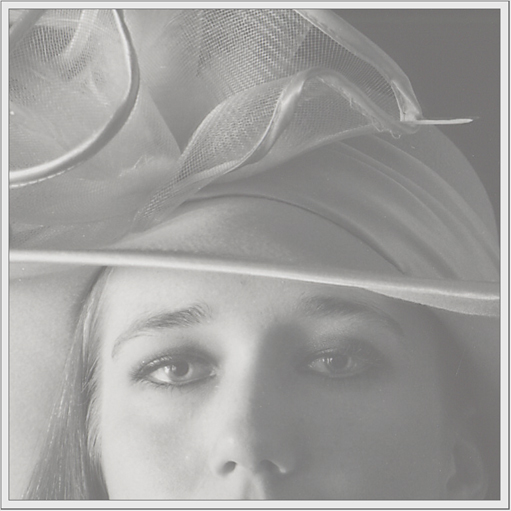
#> input picture images/img1.jpg, 511 x 511 px, found by its file name
$ python histogram_equalization.py
#> lines starting #> are read from the running program, lines starting #| are printed output that depends on the picture
### Source/histogram.py
import numpy as np
def histogram(img):
    height = img.shape[0]
    width = img.shape[1]

    hist = np.zeros((256))

    for i in np.arange(height):
        for j in np.arange(width):
            a = img.item(i, j)
            hist[a] += 1

    return hist

### Source/cumulative_histogram.py
import numpy as np


def cumulative_histogram(hist):
    cum_hist = hist.copy()

    for i in np.arange(1, 256):
        cum_hist[i] = cum_hist[i - 1] + cum_hist[i]
    return cum_hist

### Source/histogram_equalization.py
import numpy as np
import cv2
import math
import histogram as h
import cumulative_histogram as ch

img = cv2.imread('images/img1.jpg', cv2.IMREAD_GRAYSCALE)
#> img: shape (511, 511); min 94, max 251, mean 159.8

height = img.shape[0]
#> height = 511
width = img.shape[1]
#> width = 511
pixels = width * height
#> pixels = 261121

hist = h.histogram(img)
#> after the loop in histogram, `for i in np.arange(height):`: hist = 256 values, max 8797 at index 232, min 0 at index 0, mean 1020
cum_hist = ch.cumulative_histogram(hist)
#> in cumulative_histogram, `cum_hist = hist.copy()`: cum_hist has the same summary as hist in histogram
#> after the loop in cumulative_histogram, `for i in np.arange(1, 256):`: cum_hist = 256 values from 0 to 261121
#> cum_hist = 256 values from 0 to 261121

for i in np.arange(height):
    for j in np.arange(width):
        a = img.item(i,j)
        b = math.floor(cum_hist[a] * 255.0 / pixels)
        img.itemset((i,j), b)
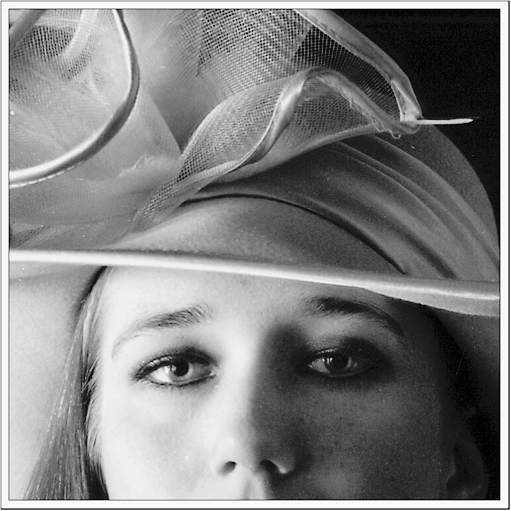
#> img: shape (511, 511); min 0, max 255, mean 128.6

cv2.imshow('images/image_histogram_equalization',img)
cv2.waitKey(0)
cv2.destroyAllWindows()

$ run again, with images/canhdong.jpg copied over images/img1.jpg
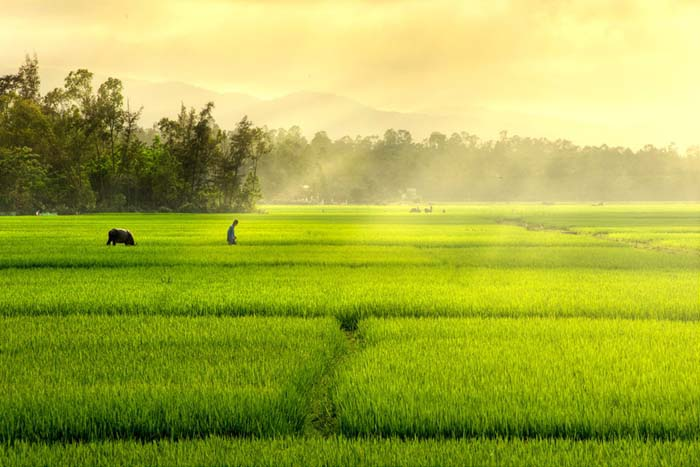
#> input picture images/canhdong.jpg, 700 x 467 px, found by its file name
#> `img = cv2.imread('images/img1.jpg', cv2.IMREAD_GRAYSCALE)`:
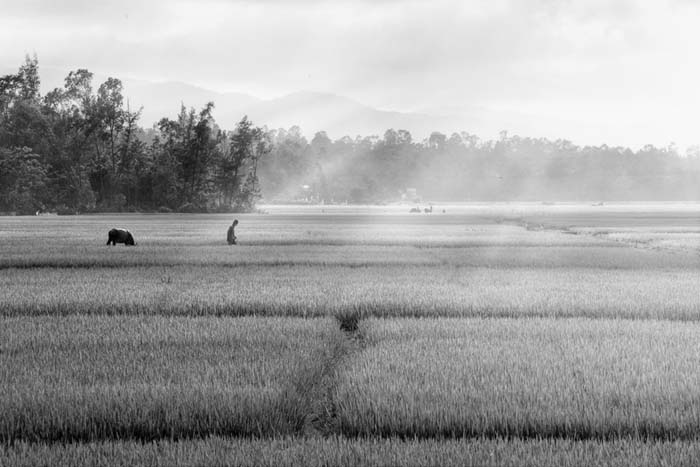
#> img: shape (467, 700); min 0, max 255, mean 160.9
#> after the loop in histogram, `for i in np.arange(height):`: hist = 256 values, max 5742 at index 230, min 0 at index 254, mean 1277
#> in cumulative_histogram, `cum_hist = hist.copy()`: cum_hist has the same summary as hist in histogram
#> after the loop in cumulative_histogram, `for i in np.arange(1, 256):`: cum_hist = 256 values from 62 to 326900
#> after the loop `for i in np.arange(height):`:
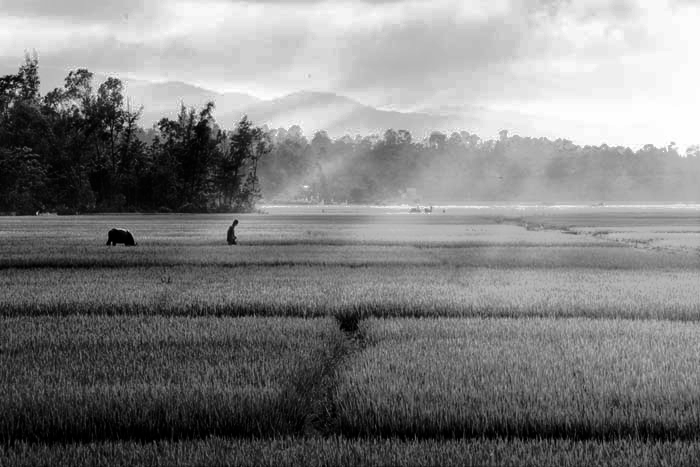
#> img: shape (467, 700); min 0, max 255, mean 127.8

$ run again, with images/cat.jpg copied over images/img1.jpg
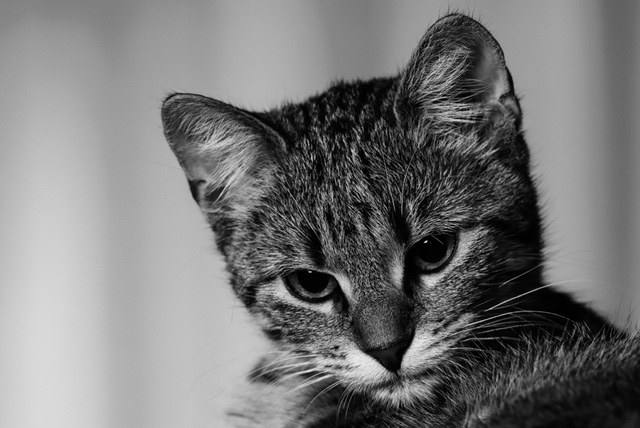
#> input picture images/cat.jpg, 640 x 428 px, found by its file name
#> img is the input picture: shape (428, 640); min 0, max 238, mean 119.9
#> after the loop in histogram, `for i in np.arange(height):`: hist = 256 values, max 3228 at index 158, min 0 at index 235, mean 1070
#> in cumulative_histogram, `cum_hist = hist.copy()`: cum_hist has the same summary as hist in histogram
#> after the loop in cumulative_histogram, `for i in np.arange(1, 256):`: cum_hist = 256 values from 1011 to 273920
#> after the loop `for i in np.arange(height):`:
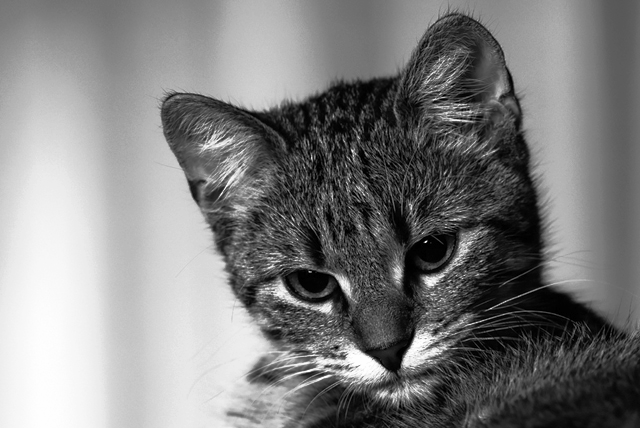
#> img: shape (428, 640); min 0, max 255, mean 127.7

$ run again, with images/jet.jpg copied over images/img1.jpg
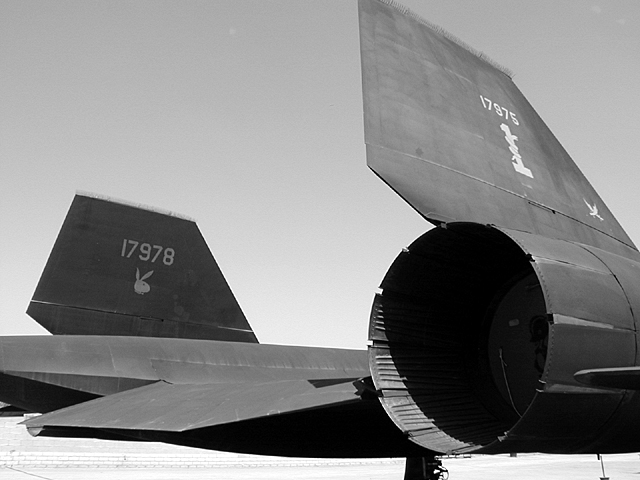
#> input picture images/jet.jpg, 640 x 480 px, found by its file name
#> img is the input picture: shape (480, 640); min 0, max 255, mean 135
#> after the loop in histogram, `for i in np.arange(height):`: hist = 256 values, max 6439 at index 0, min 109 at index 164, mean 1200
#> in cumulative_histogram, `cum_hist = hist.copy()`: cum_hist has the same summary as hist in histogram
#> after the loop in cumulative_histogram, `for i in np.arange(1, 256):`: cum_hist = 256 values from 6439 to 307200
#> after the loop `for i in np.arange(height):`:
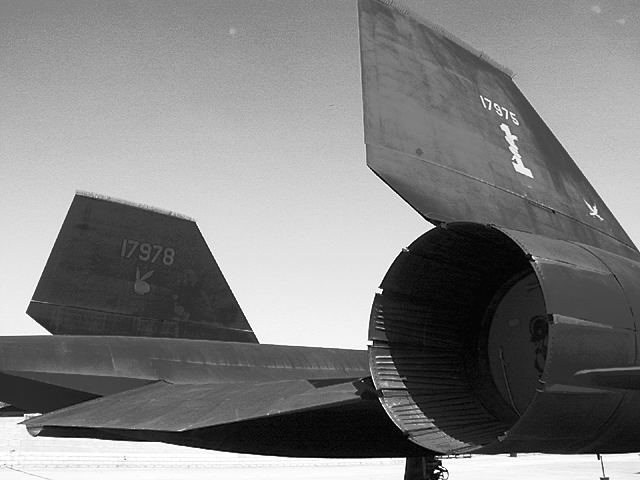
#> img: shape (480, 640); min 5, max 255, mean 127.9
